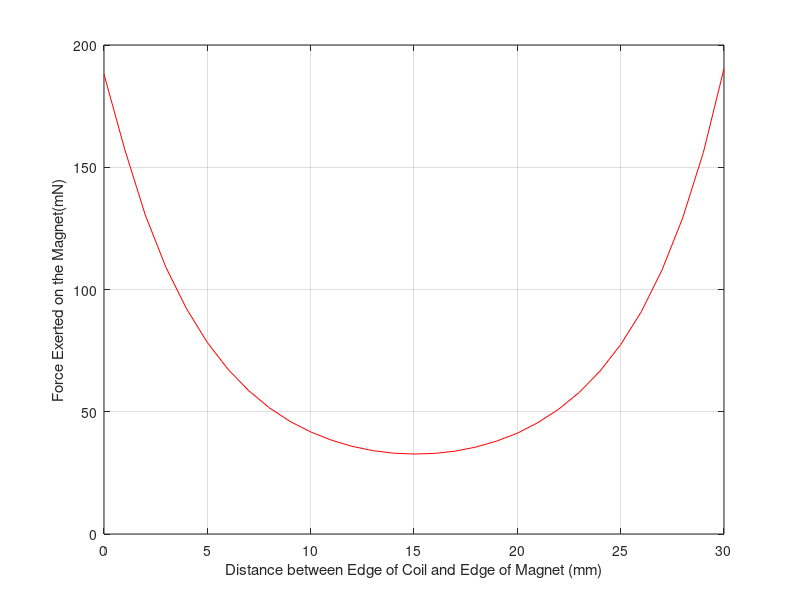
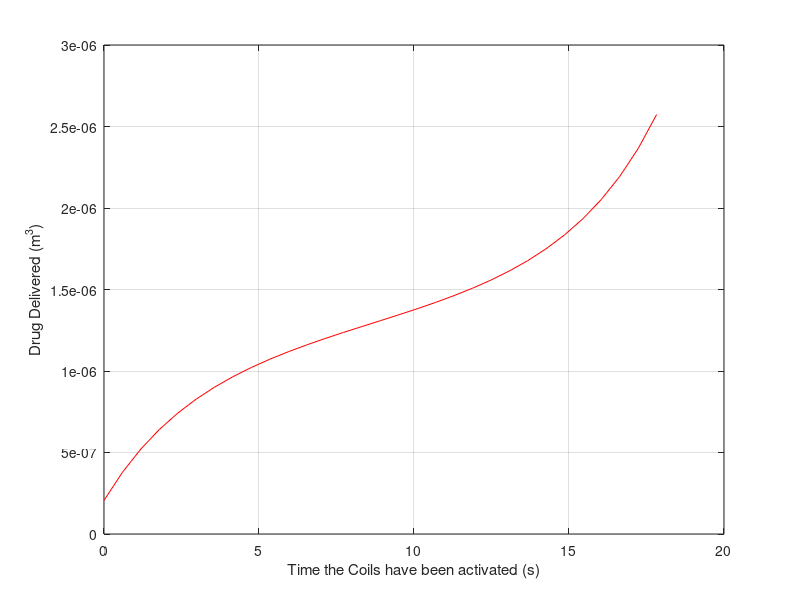
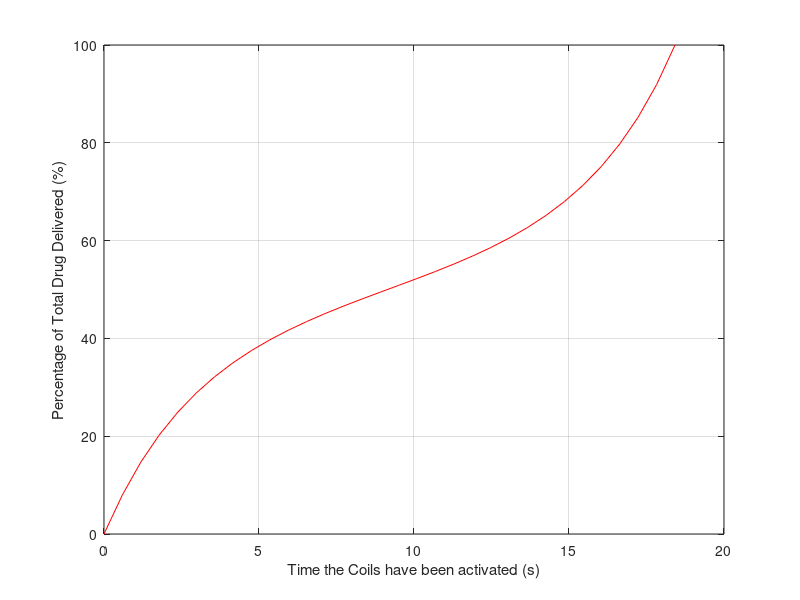
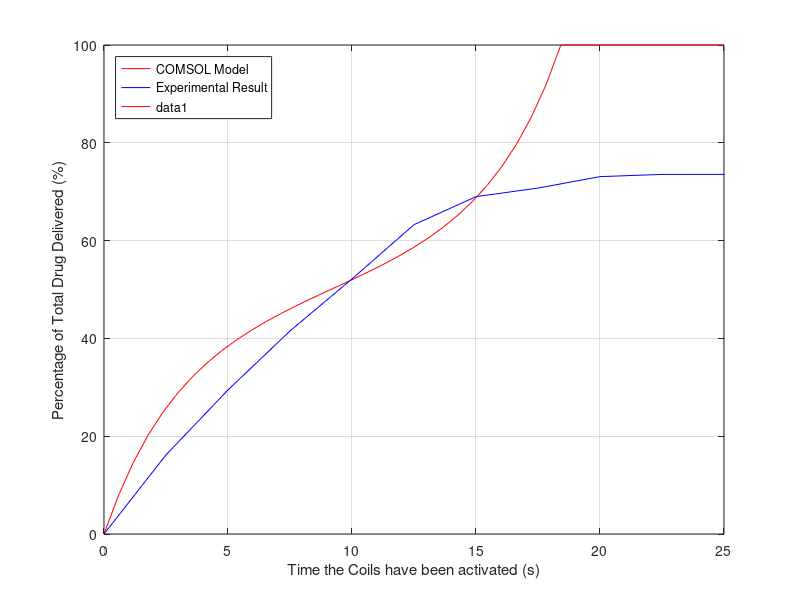

MATLAB code to generate these figures, in order:
clear all
close all

%% Drug Chamber Dimensions and Data

n = 12; %number of holes
L_chamber = 40e-3; % length of drug chamber
V_chamber = 3.142 * (5.225e-3)^2 * (L_chamber-0.01); % volume of chamber
L_holes = 2.5e-3; % length of holes (thickness of drug chamber)
R_holes = 0.4e-3; % radius of holes
A_magnet = 3.142 * (5e-3)^2;
p = 10; % dynamic viscosity of drug (maple syrup)

%% COMSOL Force Result

Fs = [0.1880354122069975,0.15739323283959697,0.13041959385995178,0.1089995530967161,0.09203059140871228,0.07832833779141345,0.06737922547319548,0.058625538848939805,0.05162789646546658,0.0460510769298196,0.04175408706169915,0.038403656330158256,0.03586549855069732,0.03411377725336179,0.03305443943399392,0.03271978819617875,0.03296387725192348,0.03390807702008977,0.03556206686782465,0.038012165140788624,0.041226321518958775,0.04556897199034779,0.05104041772424117,0.057938866547897615,0.06662352180430278,0.07745200247852893,0.09094605900247006,0.10796498314778663,0.12922673005183952,0.15601336369635851,0.19031455560730753];

%% Predicted Drug Flow 

V1 = zeros(1,31); % flow rate - Hagen Poiseuille Equation
V2 = zeros(1,31); % cumulative flow rate since the activation of the coils
Drug_Delivered = zeros(1,31);
Percentage_Drug_Delivered = zeros(1,31);
Percentage_Drug_Delivered2 = zeros(1,32);

%% Test Results

Percentage_Drug_Delivered_Average = zeros(1,8);
Percentage_Drug_Delivered_Test1 = [0,(0.681*100)/3.514,(1.083*100)/3.514,(1.474*100)/3.514,(1.776*100)/3.514,(2.340*100)/3.514,(2.718*100)/3.514,(2.720*100)/3.514,(2.720*100)/3.514,(2.720*100)/3.514,(2.720*100)/3.514,(2.720*100)/3.514,(2.720*100)/3.514];
Percentage_Drug_Delivered_Test2 = [0,(0.397*100)/3.489,(0.863*100)/3.489,(1.195*100)/3.489,(1.507*100)/3.489,(1.884*100)/3.489,(2.400*100)/3.489,(2.496*100)/3.489,(2.574*100)/3.489,(2.574*100)/3.489,(2.574*100)/3.489,(2.574*100)/3.489,(2.574*100)/3.489];
Percentage_Drug_Delivered_Test3 = [0,(0.474*100)/3.546,(1.053*100)/3.546,(1.374*100)/3.546,(1.537*100)/3.546,(1.73*100)/3.546,(1.925*100)/3.546,(2.013*100)/3.546,(2.102*100)/3.546,(2.263*100)/3.546,(2.265*100)/3.546,(2.341*100)/3.546,(2.343*100)/3.546];
Percentage_Drug_Delivered_Test4 = [0,(0.285*100)/3.494,(0.660*100)/3.494,(0.943*100)/3.494,(1.172*100)/3.494,(1.457*100)/3.494,(1.675*100)/3.494,(2.039*100)/3.494,(2.574*100)/3.494,(2.574*100)/3.494,(2.574*100)/3.494,(2.574*100)/3.494,(2.574*100)/3.494];
Percentage_Drug_Delivered_Test5 = [0,(0.547*100)/3.506,(0.913*100)/3.506,(1.219*100)/3.506,(1.558*100)/3.506,(1.905*100)/3.506,(2.438*100)/3.506,(2.539*100)/3.506,(2.539*100)/3.506,(2.539*100)/3.506,(2.539*100)/3.506,(2.539*100)/3.506,(2.539*100)/3.506];
Percentage_Drug_Delivered_Test6 = [0,(0.417*100)/3.455,(0.824*100)/3.455,(1.160*100)/3.455,(1.541*100)/3.455,(2.431*100)/3.455,(2.441*100)/3.455,(2.441*100)/3.506,(2.521*100)/3.455,(2.521*100)/3.455,(2.521*100)/3.455,(2.521*100)/3.455,(2.521*100)/3.455];
Percentage_Drug_Delivered_Test7 = [0,(0.675*100)/3.483,(1.174*100)/3.483,(1.745*100)/3.483,(2.657*100)/3.483,(2.742*100)/3.483,(2.742*100)/3.483,(2.742*100)/3.483,(2.742*100)/3.483,(2.742*100)/3.483,(2.742*100)/3.483,(2.742*100)/3.483,(2.742*100)/3.483];
Percentage_Drug_Delivered_Test8 = [0,(0.578*100)/3.401,(0.982*100)/3.401,(1.355*100)/3.401,(1.850*100)/3.401,(2.456*100)/3.401,(2.544*100)/3.401,(2.544*100)/3.401,(2.544*100)/3.401,(2.544*100)/3.401,(2.544*100)/3.401,(2.544*100)/3.401,(2.544*100)/3.401];
Percentage_Drug_Delivered_Test9 = [0,(0.576*100)/3.621,(1.075*100)/3.621,(1.449*100)/3.621,(2.039*100)/3.621,(2.567*100)/3.621,(2.636*100)/3.621,(2.636*100)/3.621,(2.636*100)/3.621,(2.636*100)/3.621,(2.636*100)/3.621,(2.636*100)/3.621,(2.636*100)/3.621];
Percentage_Drug_Delivered_Test10 = [0,(1.032*100)/3.502,(1.691*100)/3.502,(2.626*100)/3.502,(2.626*100)/3.502,(2.626*100)/3.502,(2.626*100)/3.502,(2.626*100)/3.502,(2.626*100)/3.502,(2.626*100)/3.502,(2.626*100)/3.502,(2.626*100)/3.502,(2.626*100)/3.502];

%% Model

for z = 0:1:30 % distance from coil 1 (LHS)
    
    % flow rate of drug
    V1(z+1) = (n*Fs(z+1)*3.142*(R_holes^4)) / (8*A_magnet*p*(L_holes));
    
end

for z = 0:1:30
    
    for x = 0:1:z
        
        V2(z+1) = V2(z+1) + V1(x+1);
        
    end
    
    
end

for z = 0:1:30
    
    Drug_Delivered(z+1) = V2(z+1) * 17.8263;
    
    Percentage_Drug_Delivered(z+1) = (Drug_Delivered(z+1) / (V_chamber)) * 100;
    
end

%% Test

for i = 1:1:13
    
    Percentage_Drug_Delivered_Average(i) = (Percentage_Drug_Delivered_Test1(i) + Percentage_Drug_Delivered_Test2(i) + Percentage_Drug_Delivered_Test3(i) + Percentage_Drug_Delivered_Test4(i) + Percentage_Drug_Delivered_Test5(i) + Percentage_Drug_Delivered_Test6(i) + Percentage_Drug_Delivered_Test7(i) + Percentage_Drug_Delivered_Test8(i) + Percentage_Drug_Delivered_Test9(i) + Percentage_Drug_Delivered_Test10(i)) / 10;
    
end

%% Zeroing Drug Delivery Array

x1 = [18.42051,25];
y1 = [100,100];
Percentage_Drug_Delivered2(2:32) = Percentage_Drug_Delivered(1:31);

%% Plots

figure (1);

plot(0:30,1000*Fs(1:31),'r');
xlabel('Distance between Edge of Coil and Edge of Magnet (mm)');
ylabel('Force Exerted on the Magnet(mN)');
grid on;

figure (2);

plot(linspace(0,17.8263,31),Drug_Delivered(1:31),'r');
xlabel('Time the Coils have been activated (s)');
ylabel('Drug Delivered (m^3)');
grid on;

figure (3);

plot(linspace(0,18.42051,32),Percentage_Drug_Delivered2(1:32),'r');
xlabel('Time the Coils have been activated (s)');
ylabel('Percentage of Total Drug Delivered (%)');
grid on;

figure (4);

plot(linspace(0,18.42051,32),Percentage_Drug_Delivered2(1:32),'r',linspace(0,25,11),Percentage_Drug_Delivered_Average(1:11),'b');
xlabel('Time the Coils have been activated (s)');
ylabel('Percentage of Total Drug Delivered (%)');
legend('COMSOL Model','Experimental Result','Location','NorthWest');
line(x1,y1,'Color','red');
grid on;
